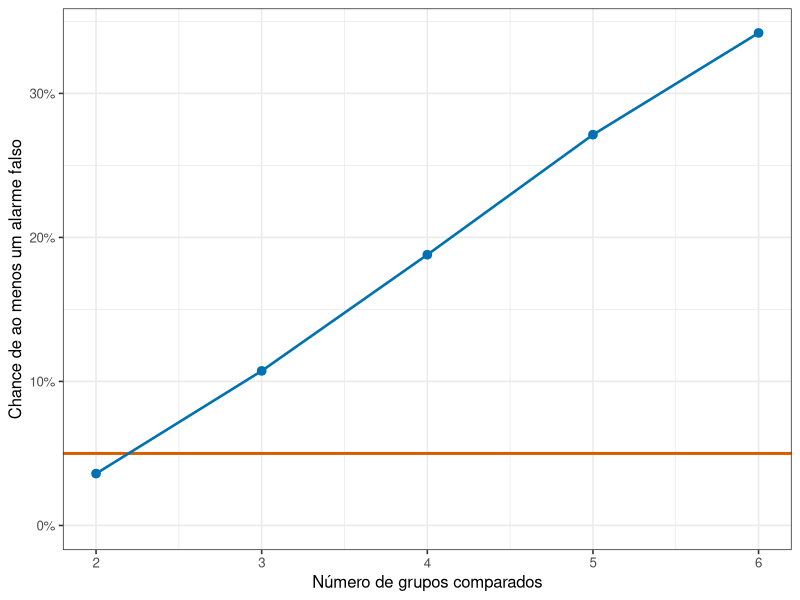

The R script that drew this image:
## ---- chunk 1
#| include: false
library(tidyverse)
theme_set(theme_bw(base_size = 12))
## ---- chunk 2
#| echo: false
#| label: fig-comparacoes-inflacao
#| fig-cap: "Proporção de experimentos em que pelo menos um teste entre pares acusa diferença, quando nenhum grupo difere de fato. A linha marca os 5% que cada teste isolado promete."
#| fig-alt: "Curva crescente. Com 2 grupos a proporção fica próxima da linha de 5%; com 3 grupos passa de 10%; com 6 grupos ultrapassa 30%."
#| fig-height: 3.4

prop_alarme <- function(k, repeticoes = 1500) {
  mean(replicate(repeticoes, {
    grupos <- matrix(rnorm(k * 6, mean = 2, sd = 0.5), nrow = 6)
    pares <- combn(k, 2)
    valores_p <- apply(pares, 2, function(par) {
      t.test(grupos[, par[1]], grupos[, par[2]])$p.value
    })
    min(valores_p) < 0.05
  }))
}

numero_grupos <- 2:6

curva <- tibble(
  grupos = numero_grupos,
  pares = choose(numero_grupos, 2),
  alarme = vapply(numero_grupos, prop_alarme, numeric(1))
)

ggplot(curva, aes(x = grupos, y = alarme)) +
  geom_hline(yintercept = 0.05, colour = "#D55E00", linewidth = 1) +
  geom_line(linewidth = 0.9, colour = "#0072B2") +
  geom_point(size = 2.6, colour = "#0072B2") +
  scale_y_continuous(labels = scales::percent, limits = c(0, NA)) +
  labs(x = "Número de grupos comparados", y = "Chance de ao menos um alarme falso")
## ---- chunk 3
#| echo: false
alarme_3 <- formatC(100 * curva$alarme[curva$grupos == 3], format = "f", digits = 0, decimal.mark = ",")
alarme_6 <- formatC(100 * curva$alarme[curva$grupos == 6], format = "f", digits = 0, decimal.mark = ",")
